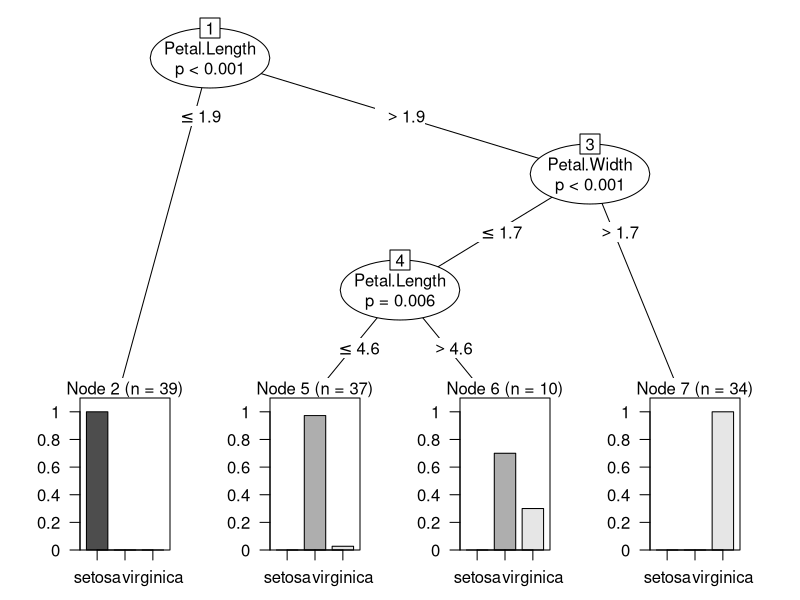

This chart was generated by the following R code:
# 패키지 설치
install.packages('party')
library(party)

# 데이터 준비하기
df_iris <- iris
View(df_iris)

#학습, 테스트 데이터
idx <- sample(1:nrow(df_iris), nrow(df_iris) * 0.8)
idx

train_iris <- df_iris[idx,]
test_iris <- df_iris[-idx,]

View(train_iris)
View(test_iris)

# 결정트리 모델생성
model <- ctree(formula = Species ~ ., data=train_iris)

# 시각화
plot(model)

# 테스트하기 
result <- predict(model, test_iris)
result

#성능평가
acc <- mean(result == test_iris$Species)
acc



#########################

# 음료 용량이 300ml로 표시된 음료 제품의 표본 300개를 대상으로
# 용량을 측정한 결과,평균이 294.65로 확인 되었다. 
# 표준편차가 45일 때 , 가설을 수립하고
# 유의수준 0.05에서 좌측검정을 실시하시오.(임계값 - 1.64)

#1)귀무가설 검정
# 귀무가설 : M = 300, 스포츠 음료 용량은 300ml이다.
# 대립가설 : M <300, 스포츠 음료 용량은 300ml보다 작다.

#2)유의수준 설정
a = 0.05

#3)통계량 계산, z값, p값
z = (294.65 - 300) / 45 * sqrt(300)
z

p = 1 - pnorm(z)
p
